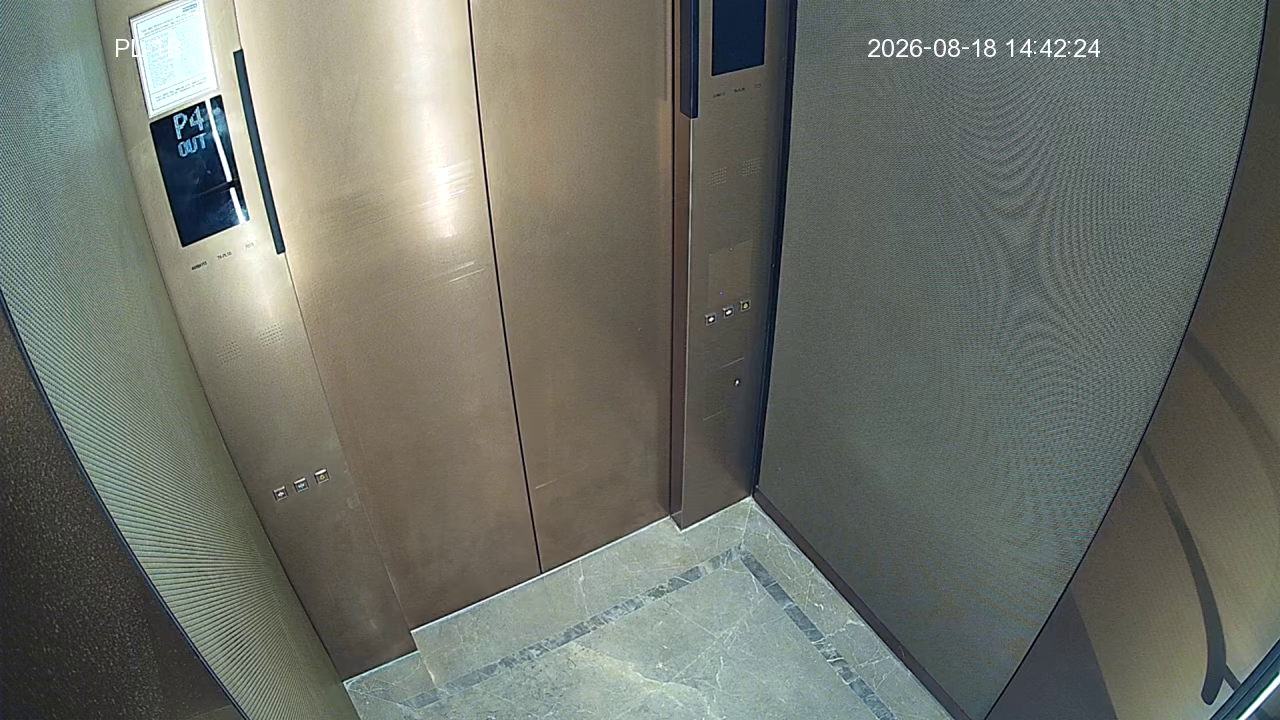
#> input picture ch16_now.png, 1280 x 720 px
$ python overlay_zones.py ch16_now.png
#> lines starting #> are read from the running program, lines starting #| are printed output that depends on the picture
#!/usr/bin/env python3
"""Overlay the desk-rig ch29 zone_cabin (+ landing/door for context) onto the LIVE
/validation seed stills, to turn "very likely transfers if the camera hasn't moved"
into a FACT. Polygons are in the calibration resolution (1920x1080, drawn 2026-07-11);
they are SCALED to each frame's size (the /validation stills are downscaled to ~720w,
so raw coords would misalign). Run on ALL three stills — if zone_cabin fits all three,
the camera demonstrably hasn't moved across 16h; one frame could flatter.

Usage:  python overlay_zones.py ch29_20260714204500.jpg ch29_20260715110630.jpg ch29_20260715124743.jpg
Outputs one <name>.overlay.png per input. Then eyeball: COPY vs REDRAW.
"""
import sys

from PIL import Image, ImageDraw

CALIB_W, CALIB_H = 1920, 1080
ZONE_CABIN = [[630, 870], [932, 747], [1042, 733], [1308, 1056], [587, 1056], [548, 914]]
ZONE_LANDING = [[514, 394], [834, 322], [722, 529], [732, 684], [761, 776], [618, 827]]
DOOR_ROI = [450, 0, 568, 900]   # x, y, w, h


def scale(poly, sx, sy):
    return [(x * sx, y * sy) for x, y in poly]


if len(sys.argv) < 2:
    print("usage: python overlay_zones.py <seed1.jpg> [seed2.jpg] [seed3.jpg]")
    raise SystemExit(2)

for path in sys.argv[1:]:
    try:
        im = Image.open(path).convert("RGB")
#> im is the input picture: PIL image 1280x720 RGB; mean R, G, B 110, 113.8, 105.3
    except Exception as e:
        print(f"  {path}: cannot open ({e})")
        continue
    w, h = im.size
#> w = 1280; h = 720
    sx, sy = w / CALIB_W, h / CALIB_H
#> sx = 0.667; sy = 0.667
    d = ImageDraw.Draw(im, "RGBA")
    dx, dy, dw, dh = DOOR_ROI
    d.rectangle([dx * sx, dy * sy, (dx + dw) * sx, (dy + dh) * sy], outline=(80, 150, 230, 255), width=2)
    d.polygon(scale(ZONE_LANDING, sx, sy), outline=(230, 150, 60, 255), width=3)
    cab = scale(ZONE_CABIN, sx, sy)
    d.polygon(cab, outline=(40, 200, 90, 255), width=4, fill=(40, 200, 90, 60))
    d.text((6, 6), f"{path.split(chr(92))[-1].split('/')[-1]}  {w}x{h}  "
                   f"GREEN=zone_cabin  ORANGE=landing  BLUE=door", fill=(255, 255, 0, 255))
    inb = all(0 <= x <= w and 0 <= y <= h for x, y in cab)
#> inb = True
    aspect_ok = abs(sx - sy) < 0.02
#> aspect_ok = True
    out = path.rsplit(".", 1)[0] + ".overlay.png"
    im.save(out)
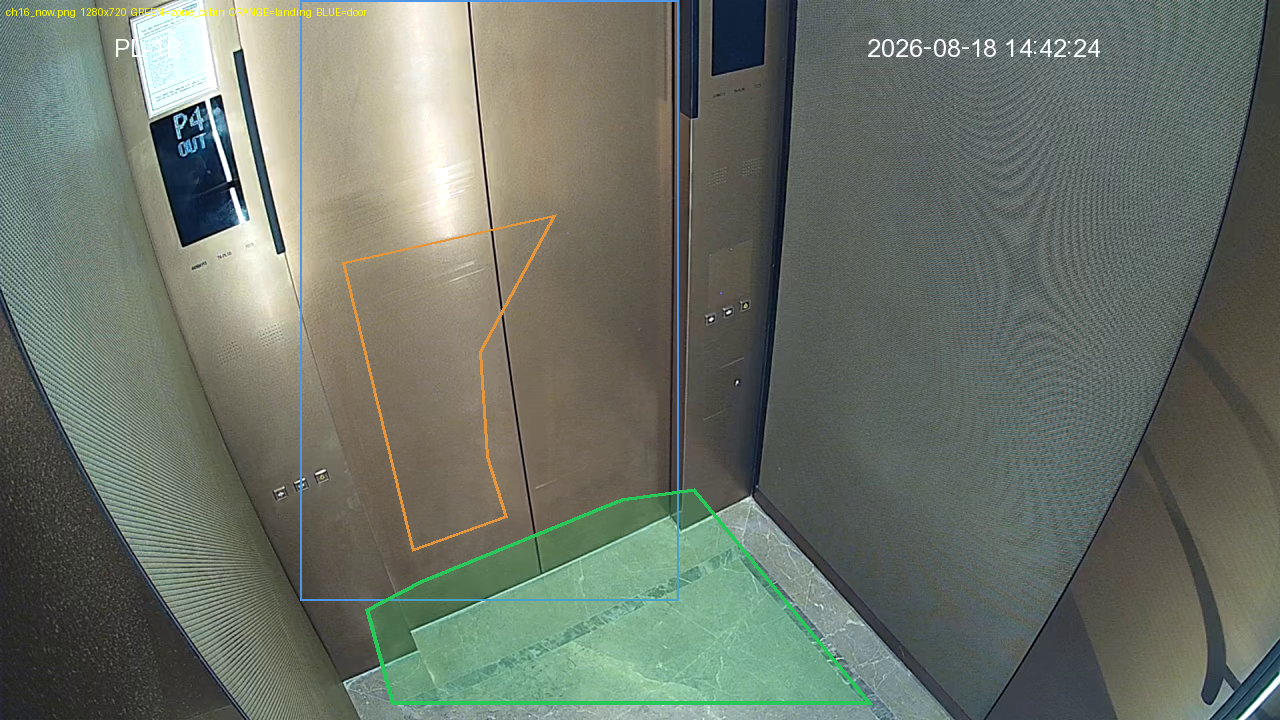
#> saved as ch16_now.overlay.png: PIL image 1280x720 RGB; mean R, G, B 108, 115.2, 104.3
    print(f"  {path}: {w}x{h}  scale=({sx:.3f},{sy:.3f})  cabin_in_bounds={inb}  "
          f"aspect_match={aspect_ok}  -> {out}")
#|   ch16_now.png: 1280x720  scale=(0.667,0.667)  cabin_in_bounds=True  aspect_match=True  -> ch16_now.overlay.png

print("\nEYEBALL each .overlay.png:")
print("  Does GREEN zone_cabin enclose the CABIN floor (where riders stand), EXCLUDING")
print("  the ORANGE landing? Fits all THREE -> camera unmoved -> COPY the desk-rig polygon")
print("  into the Pi camera_zones.json. Shifted/clipped on any -> REDRAW on the current still.")
print("  (If cabin_in_bounds=False or aspect_match=False on a frame, the still isn't 16:9/1080-")
print("   derived and needs a full-res grab before deciding.)")

$ run again, on tools/band_evidence/ch27_band.png
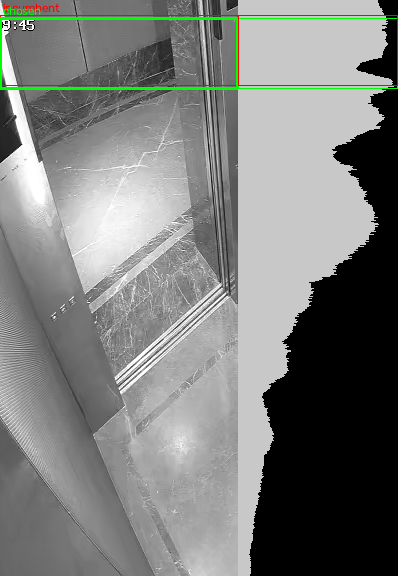
#> input picture tools/band_evidence/ch27_band.png, 398 x 576 px
#> im is the input picture: PIL image 398x576 RGB; mean R, G, B 125.1, 126.2, 123.9
#> inb = True
#> `im.save(out)`:
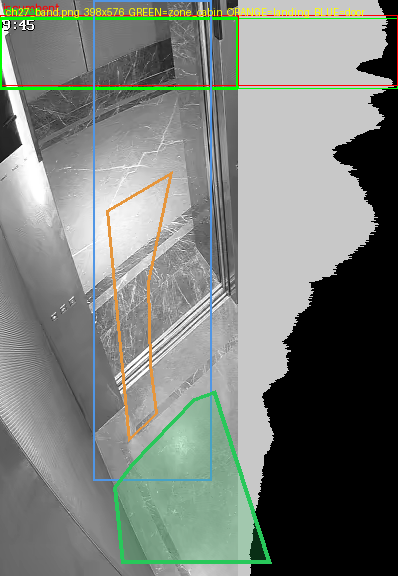
#> saved as ch27_band.overlay.png: PIL image 398x576 RGB; mean R, G, B 122.2, 127.8, 121.9
#|   tools/band_evidence/ch27_band.png: 398x576  scale=(0.207,0.533)  cabin_in_bounds=True  aspect_match=False  -> tools/band_evidence/ch27_band.overlay.png

$ run again, on tools/band_evidence/ch30_band.png
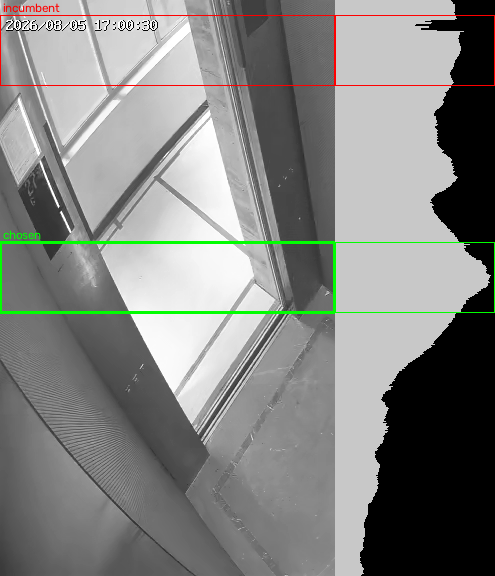
#> input picture tools/band_evidence/ch30_band.png, 495 x 576 px
#> im is the input picture: PIL image 495x576 RGB; mean R, G, B 131, 132.3, 129.7
#> inb = True
#> `im.save(out)`:
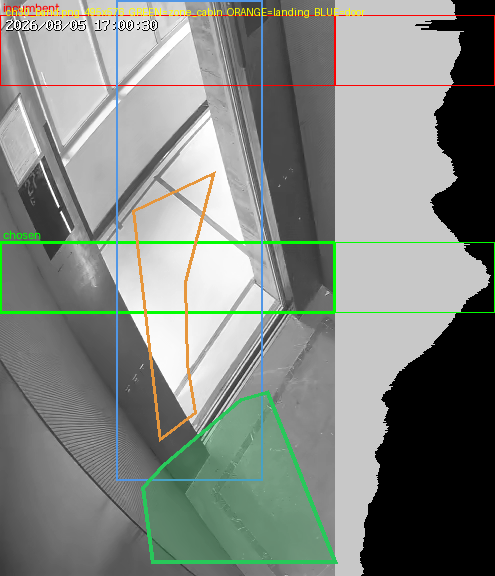
#> saved as ch30_band.overlay.png: PIL image 495x576 RGB; mean R, G, B 128.9, 134.4, 128.5
#|   tools/band_evidence/ch30_band.png: 495x576  scale=(0.258,0.533)  cabin_in_bounds=True  aspect_match=False  -> tools/band_evidence/ch30_band.overlay.png
